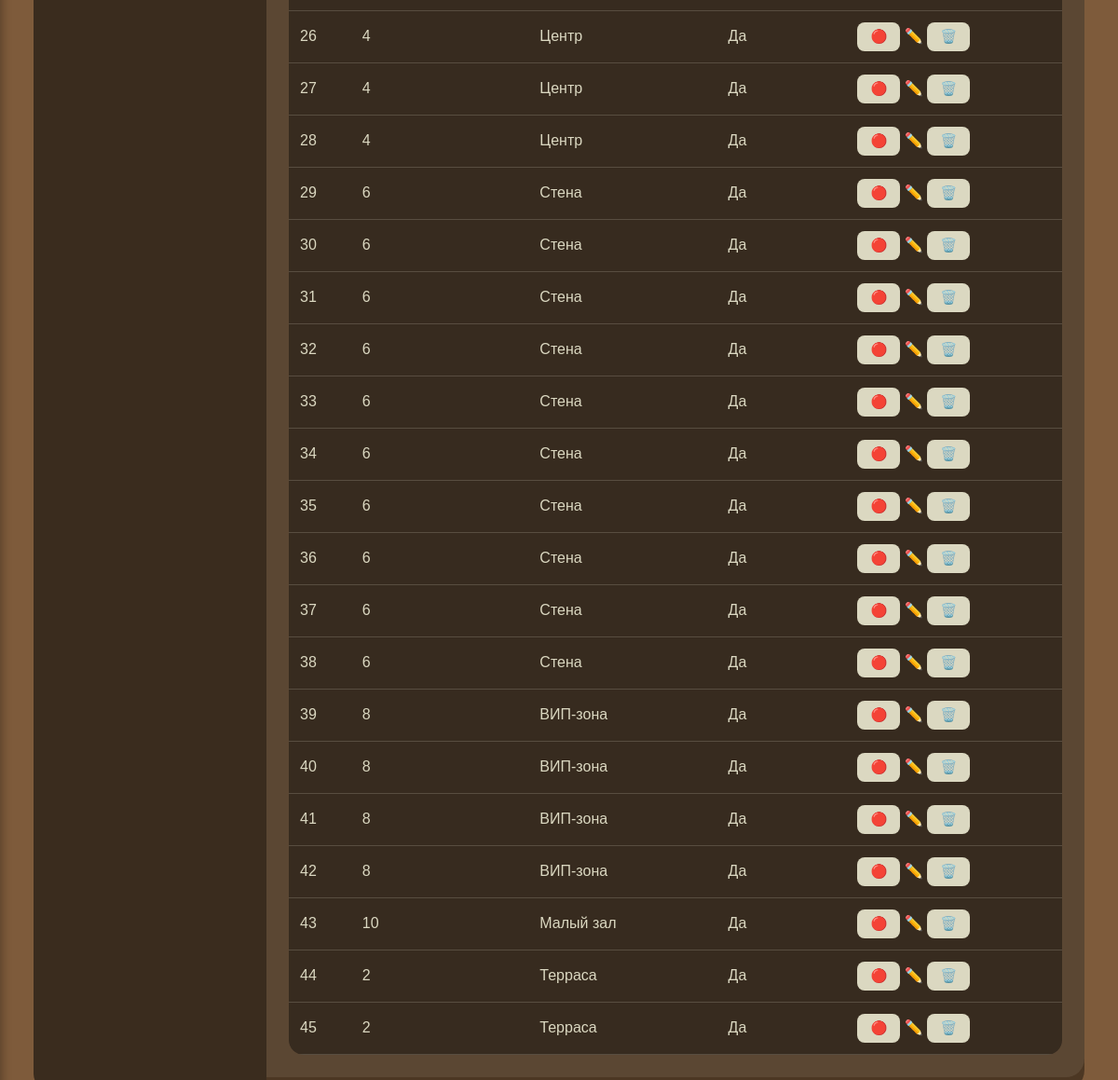
The page /admin/tables (signed in, lower part) on the database as committed earlier.
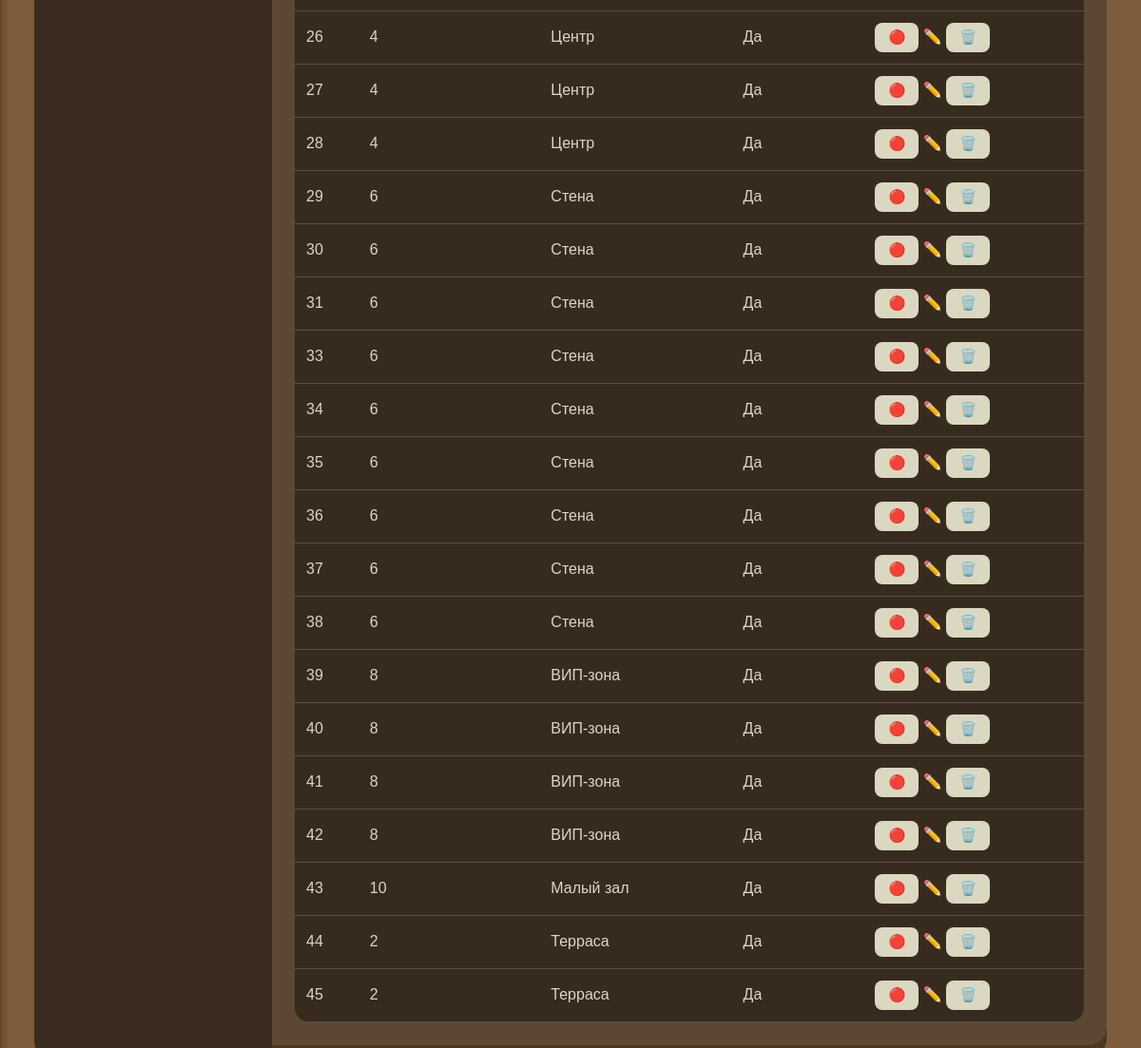
The same page on the database as committed later.
### tables this page shows
CREATE TABLE tables (
                id INTEGER PRIMARY KEY AUTOINCREMENT,
                capacity INTEGER NOT NULL,
                location TEXT,
                active INTEGER DEFAULT 1
            , pos_x INTEGER DEFAULT 0, pos_y INTEGER DEFAULT 0, width INTEGER DEFAULT 100, height INTEGER DEFAULT 100, shape TEXT DEFAULT 'rectangle');

### routers.py (the view)
@app.route('/admin/tables')
@role_required('admin', 'manager')
def admin_tables():
    with get_db() as conn:
        tables = conn.execute("SELECT * FROM tables ORDER BY id").fetchall()
    add_form = AdminAddTableForm()
    return render_template('admin_tables.html', tables=tables, add_form=add_form)

### models.py (called while the page is built)
def get_db():
    conn = sqlite3.connect(DATABASE)
    conn.row_factory = sqlite3.Row
    conn.execute("PRAGMA foreign_keys = ON")
    return conn

    @staticmethod
    def get(user_id):
        with get_db() as conn:
            row = conn.execute("SELECT * FROM users WHERE id=?", (user_id,)).fetchone()
        return User(row) if row else None

### routers.py (called while the page is built)
@app.context_processor
def inject_csrf():
    from flask_wtf.csrf import generate_csrf
    return dict(csrf_token=generate_csrf, csrf_token_value=generate_csrf())

@login_manager.user_loader
def load_user(user_id):
    return User.get(user_id)

def role_required(*roles):
    def decorator(f):
        @wraps(f)
        @login_required
        def decorated_function(*args, **kwargs):
            if current_user.role not in roles:
                flash('Недостаточно прав', 'error')
                return redirect(url_for('index'))
            return f(*args, **kwargs)
        return decorated_function
    return decorator

@app.before_request
def make_user_available():
    g.user = current_user if current_user.is_authenticated else None

### app/templates/admin_tables.html (shortened to what this page needs)
{% extends "admin_base.html" %}
{% block admin_content %}
<table class="admin-table">
    <tbody>
    {% for t in tables %}
    <tr>
        <td>{{ t.id }}</td>
        <td>{{ t.capacity }}</td>
        <td>{{ t.location or '' }}</td>
        <td>{{ 'Да' if t.active else 'Нет' }}</td>
        <td class="actions">
            <form method="POST" action="{{ url_for('admin_toggle_table', table_id=t.id) }}" style="display:inline">
                <button class="btn-icon">{{ '🔴' if t.active else '🟢' }}</button>
            </form>
            {% if current_user.role == 'admin' %}
            <a href="{{ url_for('admin_edit_table', table_id=t.id) }}" class="btn-icon">✏️</a>
            <form method="POST" action="{{ url_for('admin_delete_table', table_id=t.id) }}" onsubmit="return confirm('Удалить стол?')" style="display:inline">
                <button class="btn-icon">🗑️</button>
            </form>
            {% endif %}
        </td>
    </tr>
    {% endfor %}
    </tbody>
</table>
{% endblock %}

### app/templates/admin_base.html (shortened to what this page needs)
{% extends "base.html" %}
{% block content %}
<div class="admin-wrapper">
    <aside class="admin-sidebar">
    </aside>
    <main class="admin-content">
        {% block admin_content %}{% endblock %}
    </main>
</div>
{% endblock %}

### app/templates/base.html (shortened to what this page needs)
<!DOCTYPE html>
<html lang="ru">
<head>
    <link rel="stylesheet" href="{{ url_for('static', filename='css/font.css') }}">
    <link rel="stylesheet" href="{{ url_for('static', filename='style.css') }}">
    {% if request.path.startswith('/admin') %}
    <link rel="stylesheet" href="{{ url_for('static', filename='admin_style.css') }}">
    {% endif %}
</head>
<body>
    <main>
        {% block content %}{% endblock %}
    </main>
</body>
</html>

### app/static/style.css (style rules this page uses)
:root { --brown-dark: #3a2c1e; --brown-medium: #7e5b3b; --beige-light: #dbd8c1; --accent: #e69f8a; --black-40: rgba(0, 0, 0, 0.4); --font-heading: 'Volkhov-Italic', 'Volkhov-Bold Italic', serif; --font-body: 'Inter-Regular', 'Anek Devanagari-Regular', sans-serif; --shadow: 0px 4px 4px rgba(0, 0, 0, 0.25); }
* { margin: 0; padding: 0; box-sizing: border-box; }
body { background-color: var(--brown-medium); font-family: var(--font-body); color: var(--beige-light); line-height: 1.4; padding-top: 80px; }
main { max-width: 1400px; margin: 1rem auto; padding: 0 1rem; }

### app/static/admin_style.css (style rules this page uses)
:root { --brown-dark: #3a2c1e; --brown-medium: #7e5b3b; --beige-light: #dbd8c1; --accent: #e69f8a; --black-40: rgba(0, 0, 0, 0.4); --font-heading: 'Volkhov-Italic', 'Volkhov-Bold Italic', serif; --font-body: 'Inter-Regular', 'Anek Devanagari-Regular', sans-serif; }
.admin-wrapper { display: flex; min-height: 80vh; background: var(--black-40); border-radius: 24px; margin: 20px; }
.admin-sidebar { width: 250px; background: var(--brown-dark); padding: 1rem; border-radius: 20px 0 0 20px; color: var(--beige-light); }
.admin-content { flex: 1; padding: 1.5rem; background: rgba(219,216,193,0.1); border-radius: 0 20px 20px 0; overflow-x: auto; }
table { width: 100%; border-collapse: collapse; margin-top: 1rem; background: var(--black-40); border-radius: 16px; overflow: hidden; }
body { padding-top: 80px; }

Rows that differ between the two databases and show on the page:
removed tables: id "32", capacity "6", location "Стена", active "Да", active "🔴"
